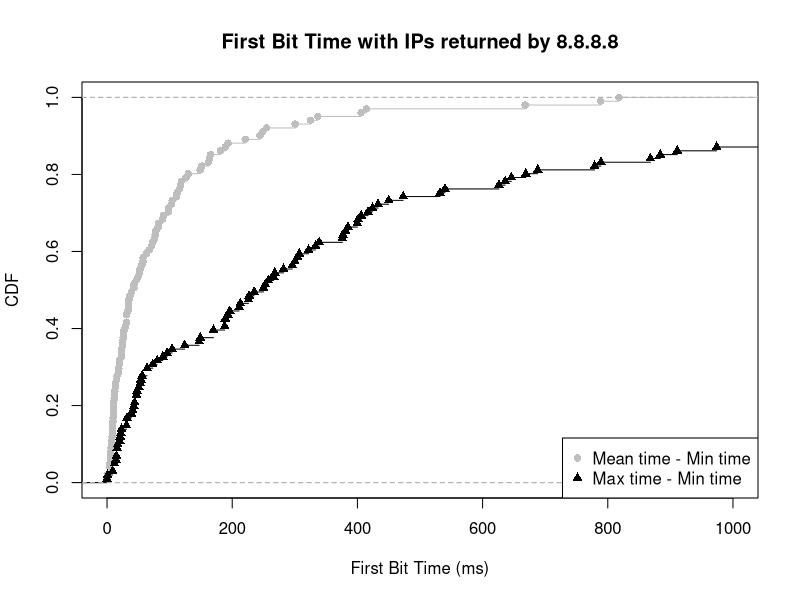

Here is the R script that generated this plot:
mean_min <- c(13.866667, 248.611111, 112.000000, 55.592593, 51.666667, 25.866667, 8.666667, 8.000000, 6.500000, 165.410256, 336.791667, 10.000000, 23.456522, 57.463415, 11.500000, 67.300000, 27.166667, 6.000000, 18.800000, 26.166667, 62.687500, 161.733333, 181.000000, 23.250000, 73.111111, 31.000000, 405.916667, 18.619048, 31.000000, 6.750000, 151.333333, 110.928571, 414.333333, 129.958333, 254.666667, 189.000000, 244.250000, 75.642857, 30.928571, 0.000000, 35.166667, 46.666667, 77.000000, 34.625000, 117.416667, 42.888889, 24.666667, 57.666667, 104.083333, 15.527778, 300.563492, 19.666667, 20.166667, 148.666667, 90.125000, 16.000000, 817.833333, 668.000000, 4.166667, 788.692308, 163.984848, 88.333333, 4.500000, 33.222222, 23.541667, 39.250000, 9.500000, 5.333333, 82.791667, 29.888889, 9.947368, 24.937500, 34.500000, 98.333333, 36.500000, 12.416667, 98.457143, 78.000000, 9.666667, 325.000000, 8.312500, 103.083333, 220.750000, 81.619048, 11.958333, 49.750000, 126.166667, 4.166667, 8.833333, 13.250000, 0.500000, 118.666667, 43.000000, 5.833333, 10.333333, 7.500000, 115.750000, 70.666667, 10.388889, 52.750000, 193.384615)

max_min <- c(96.00, 789.00, 226.00, 227.00, 196.00, 193.00, 16.00, 16.00, 21.00, 377.00, 3526.00, 51.00, 322.00, 669.00, 39.00, 235.00, 64.00, 12.00, 170.00, 149.00, 381.00, 911.00, 400.00, 89.00, 376.00, 296.00, 1416.00, 56.00, 147.00, 53.00, 305.00, 1390.00, 868.00, 1097.00, 401.00, 424.00, 974.00, 333.00, 300.00, 0.00, 189.00, 80.00, 211.00, 250.00, 473.00, 253.00, 73.00, 540.00, 688.00, 170.00, 1184.00, 104.00, 47.00, 779.00, 626.00, 32.00, 3126.00, 4994.00, 32.00, 2736.00, 5000.00, 406.00, 20.00, 188.00, 54.00, 189.00, 41.00, 9.00, 532.00, 307.00, 43.00, 266.00, 213.00, 417.00, 124.00, 44.00, 450.00, 884.00, 23.00, 1702.00, 22.00, 1058.00, 1077.00, 636.00, 47.00, 339.00, 646.00, 14.00, 17.00, 64.00, 1.00, 268.00, 433.00, 12.00, 31.00, 15.00, 1118.00, 258.00, 48.00, 282.00, 385.00)

mean_min_val = ecdf(mean_min)
max_min_val = ecdf(max_min)

plot(mean_min_val, lty=1, col="grey", pch = 16, xlab="First Bit Time (ms)", ylab="CDF", main="First Bit Time with IPs returned by 8.8.8.8", xlim=c(0, 1000))
lines(max_min_val, pch = 17)

legend("bottomright",  pch = c(16, 17), legend=c("Mean time - Min time", "Max time - Min time"), col=c("grey", "black"))
